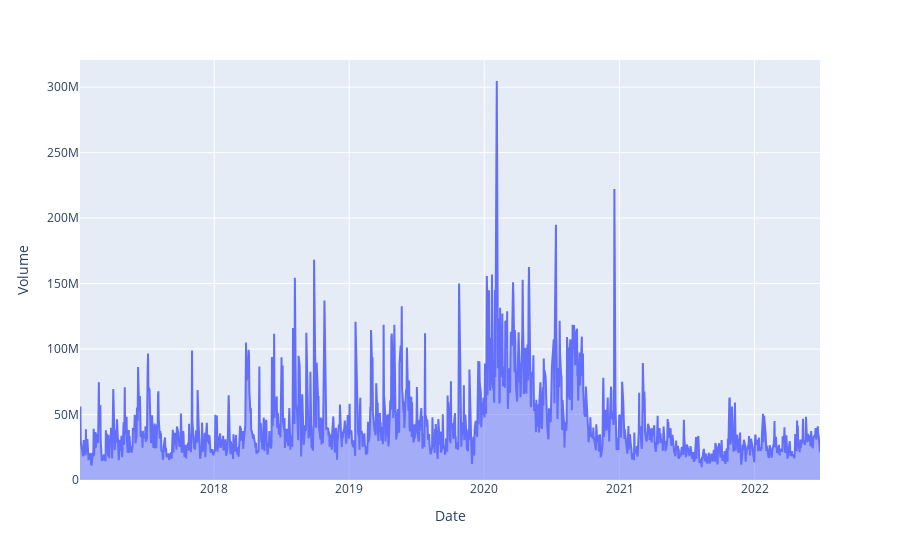

Notebook code for this chart:
### Markdown cell above
What if we would like to use another figure?

- We change the `line()` function by the `area()` function:

> Check out the **basic charts** of plotly [here](https://plotly.com/python/#basic-charts).

### Code cell
px.area(data_frame=df_tsla, x='Date', y='Volume')

### Figure 1 — Plotly figure (JSON) as saved in the notebook; plotly's stock layout.template omitted (floating-point values rounded to 4 significant figures; data arrays with more than 128 entries replaced by an {"elided": "..."} marker saying what was removed)
{"data": [{"fillpattern": {"shape": ""}, "hovertemplate": "Date=%{x}<br>Volume=%{y}<extra></extra>", "legendgroup": "", "line": {"color": "#636efa"}, "marker": {"symbol": "circle"}, "mode": "lines", "name": "", "orientation": "v", "showlegend": false, "stackgroup": "1", "type": "scatter", "x": {"elided": "1380 str values"}, "xaxis": "x", "y": {"elided": "1380 int values"}, "yaxis": "y"}], "layout": {"autosize": true, "legend": {"tracegroupgap": 0}, "margin": {"t": 60}, "xaxis": {"anchor": "y", "autorange": true, "domain": [0, 1], "range": ["2017-01-03", "2022-06-27"], "title": {"text": "Date"}, "type": "date"}, "yaxis": {"anchor": "x", "autorange": true, "domain": [0, 1], "range": [0, 320700000.0], "title": {"text": "Volume"}, "type": "linear"}}}
